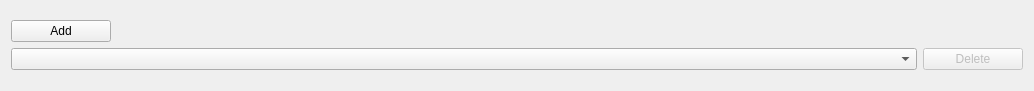
<?xml version="1.0" encoding="UTF-8"?>
<ui version="4.0">
 <class>ControlledVocabularyFrame</class>
 <widget class="QFrame" name="ControlledVocabularyFrame">
  <property name="geometry">
   <rect>
    <x>0</x>
    <y>0</y>
    <width>1034</width>
    <height>91</height>
   </rect>
  </property>
  <property name="windowTitle">
   <string>Frame</string>
  </property>
  <layout class="QVBoxLayout" name="verticalLayout_2">
   <item>
    <layout class="QVBoxLayout" name="mainVerticalLayout">
     <item>
      <widget class="QPushButton" name="addPushButton">
       <property name="sizePolicy">
        <sizepolicy hsizetype="Fixed" vsizetype="Fixed">
         <horstretch>0</horstretch>
         <verstretch>0</verstretch>
        </sizepolicy>
       </property>
       <property name="minimumSize">
        <size>
         <width>100</width>
         <height>0</height>
        </size>
       </property>
       <property name="toolTip">
        <string>Add a new controlled vocabulary list entry.</string>
       </property>
       <property name="text">
        <string>Add</string>
       </property>
      </widget>
     </item>
     <item>
      <layout class="QHBoxLayout" name="vocabHorizontalLayout">
       <item>
        <widget class="QComboBox" name="vocabComboBox">
         <property name="toolTip">
          <string>Select the controlled vocabulary.</string>
         </property>
        </widget>
       </item>
       <item>
        <widget class="QPushButton" name="deletePushButton">
         <property name="enabled">
          <bool>false</bool>
         </property>
         <property name="sizePolicy">
          <sizepolicy hsizetype="Fixed" vsizetype="Fixed">
           <horstretch>0</horstretch>
           <verstretch>0</verstretch>
          </sizepolicy>
         </property>
         <property name="minimumSize">
          <size>
           <width>100</width>
           <height>0</height>
          </size>
         </property>
         <property name="toolTip">
          <string>Delete this particular vocabulary entry.</string>
         </property>
         <property name="text">
          <string>Delete</string>
         </property>
        </widget>
       </item>
      </layout>
     </item>
    </layout>
   </item>
  </layout>
 </widget>
 <resources/>
 <connections/>
</ui>
